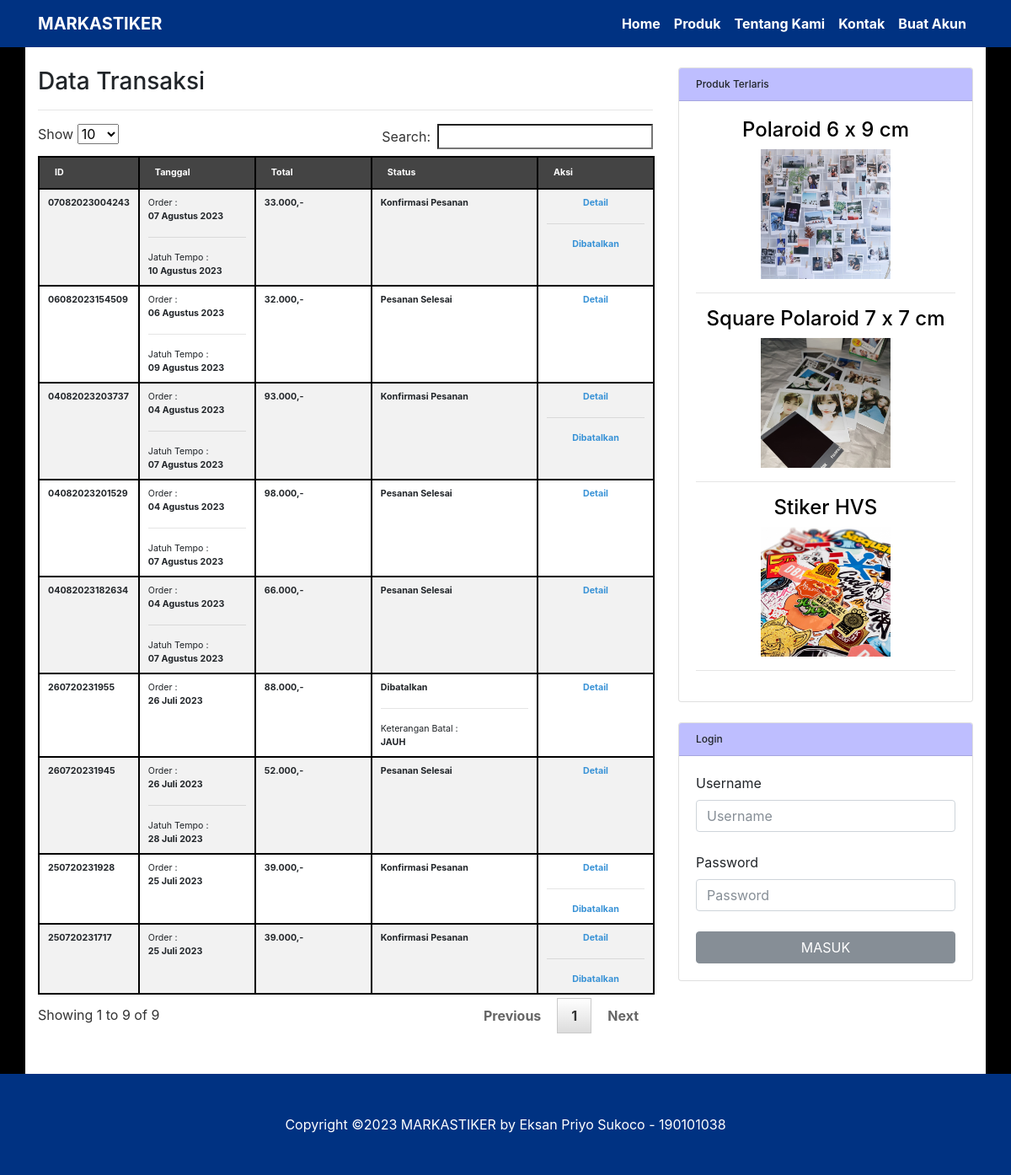
The app's page /dtransaksi.php with its own data.
### tables this page shows
CREATE TABLE `tb_transaksi` (
  `idtransaksi` varchar(14) NOT NULL,
  `username` varchar(15) NOT NULL,
  `tglorder` varchar(10) NOT NULL,
  `tgltempo` varchar(10) NOT NULL,
  `namapenerima` varchar(72) NOT NULL,
  `alamatpenerima` text NOT NULL,
  `kotapenerima` varchar(72) NOT NULL,
  `notelppenerima` varchar(18) NOT NULL,
  `emailpenerima` varchar(72) NOT NULL,
  `totalbelanja` int(14) NOT NULL,
  `ongkir` int(12) NOT NULL,
  `total` int(15) NOT NULL,
  `status` enum('Pesanan Masuk','Konfirmasi Pesanan','Konfirmasi Bayar','Diproses','Pesanan Selesai','Dibatalkan') NOT NULL,
  `keterangan` varchar(120) DEFAULT NULL
);

CREATE TABLE `tb_produk` (
  `idproduk` varchar(7) NOT NULL,
  `nama` varchar(72) NOT NULL,
  `keterangan` text NOT NULL,
  `harga` int(12) NOT NULL,
  `satuan` varchar(72) NOT NULL,
  `plusdesain` int(12) DEFAULT NULL,
  `pluscutpersegi` int(12) DEFAULT NULL,
  `pluscutlingkaran` int(12) DEFAULT NULL,
  `pluscutdetail` int(12) DEFAULT NULL
);

### config.php (called while the page is built, shortened)
<?php
$undb	= "root";
$passdb	= "";
$hostdb	= "localhost";
$namadb	= "db_markastiker";
$db		= mysqli_connect($hostdb,$undb,$passdb);
mysqli_select_db($db, $namadb) or die ("Database Gagal");
mysqli_query($db, "SET GLOBAL time_zone = `Asia/Jakarta`");
$tglsession	= date("dmY");
$arei1	= array();
$qa = "SELECT * FROM `tb_transaksidetail` WHERE `idtransaksi` <> '-'";
$ha = mysqli_query($db, $qa);
while($da = mysqli_fetch_array($ha)){
	$depro = $da['idproduk'];
	$qtpro = $da['qty'];
	$qa1 = "SELECT * FROM `tb_transaksi` WHERE `idtransaksi` = '".$da['idtransaksi']."'";
	$ha1 = mysqli_query($db, $qa1);
	$da1 = mysqli_fetch_array($ha1);
	if($da1['status'] == "Pesanan Selesai"){
		if(array_key_exists($depro, $arei1)){
			$uo	= $arei1[$depro] + $qtpro;
			$arei1[$depro] = $uo;
		}if(!array_key_exists($depro, $arei1)){
			$arei1[$depro] = $qtpro;
		}
	}
}
function acak1(){
    $ix = "";
	$chars = "abcdefghijklmnopqrstuvwxyzABCDEFGHIJKLMNOPQRSTUVWXYZ0123456789";
	for($i=0;$i<15;$i++)
	$ix.=substr($chars,rand(0,strlen($chars)),1);
    return $ix;
}
function TanggalIndo($date){
	$BulanIndo	= array("Januari", "Februari", "Maret", "April", "Mei", "Juni", "Juli", "Agustus", "September", "Oktober", "November", "Desember");
	$tglx		= explode("-",$date);
	$result		= $tglx[0]." ".$BulanIndo[(int)$tglx[1]-1]." ".$tglx[2];
	return($result);
}
$filesession	= join("",file("session"));
$pecahsession	= explode("\n", $filesession);
$session1		= rtrim($pecahsession[0]);
$session2		= rtrim($pecahsession[1]);
$pecahsession2	= explode("#",$session1);
$session12		= $pecahsession2[1];
if($session12 != $tglsession){
	$session	= acak1();
}if($session12 == $tglsession){
	$session = $session2;
}
?>

### dtransaksi.php (the view, shortened to what this page needs)
<?php
include "config.php";
mysqli_query($db, "UPDATE `tb_transaksitracking` SET `notif` = 'T' WHERE `username` = '".$_SESSION['username']."'");
include "header.php";
$xpage	="dtransaksi";
?>
<div class="row">
	<div class="col-lg-8">
		<h1 class="mt-4">Data Transaksi</h1><hr/>
				<?php
		if($_SESSION['level'] == "Konsumen"){
			$query = "SELECT * FROM `tb_transaksi` WHERE `username` = '".$_SESSION['username']."' ORDER BY `idtransaksi` DESC";
		}elseif($_SESSION['level'] != "Konsumen"){
			$query = "SELECT * FROM `tb_transaksi` ORDER BY `idtransaksi` DESC";
		}
		$hasil = mysqli_query($db, $query);
		if(mysqli_num_rows($hasil) < 1){
			echo "<center><h3>TIDAK ADA DATA</h3></center>";
		}elseif(mysqli_num_rows($hasil) >= 1){
			?>
			<table id="myTable1" class="table table-striped" width="100%" style="border:1px solid #000;font-size:8pt;">
				<thead style="background:#444444;color:#fff;">
					<tr>
						<th style="border:1px solid #000;" width="10px">ID</th>
						<th style="border:1px solid #000;" width="100px">Tanggal</th>
						<th style="border:1px solid #000;" width="100px">Total</th>
						<th style="border:1px solid #000;">Status</th>
						<th style="border:1px solid #000;" width="100px">Aksi</th>
					</tr>
				</thead>
				<tbody>
				<?php
				while($data = mysqli_fetch_array($hasil)){
					echo "<tr>
						<td valign=\"top\" style=\"border:1px solid #000;\"><b>".$data['idtransaksi']."</b></td>
						<td valign=\"top\" style=\"border:1px solid #000;\">Order :<br/><b>".TanggalIndo($data['tglorder'])."</b>";
						if($data['tgltempo'] != ""){
							echo "<hr/>Jatuh Tempo :<br/><b>".TanggalIndo($data['tgltempo'])."</b>";
						}
						echo "</td>
						<td valign=\"top\" style=\"border:1px solid #000;\"><b>".number_format($data['total'],0,",",".").",-</b>
						</td>
						<td valign=\"top\" style=\"border:1px solid #000;\"><b>".$data['status']."</b>";
						if($data['status'] == "Pesanan Masuk"){
							echo "<br/>Kami akan memeriksa pemesanan anda. Silahkan tunggu konfirmasi pemesanan dari kami.";
						}elseif($data['status'] == "Dibatalkan"){
							echo "<hr/>Keterangan Batal :<br/><b>".$data['keterangan']."</b>";
						}elseif($data['status'] == "Konfirmasi Pesanan"){
							echo "";
						}elseif($data['status'] == "Konfirmasi Bayar"){
							echo "<hr/>Kami sedang memverifikasi pesanan anda. Silahkan tunggu konfirmasi selanjutnya dari kami.";
						}elseif($data['status'] == "Diproses"){
							echo "<hr/>Kami sedang memproses pesanan anda. Silahkan tunggu konfirmasi selanjutnya dari kami.";
						}
						echo "</td>
						<td align=\"center\" valign=\"top\" style=\"border:1px solid #000;\">
							<b>
							<a href=\"".basename(__FILE__, '.php')."?op=detail&id=".$data['idtransaksi']."\" style=\"color:#3892d6;\">Detail</a>";
							if($_SESSION['level'] == "Konsumen"){
								if($data['status'] == "Konfirmasi Pesanan"){
									echo "<hr/><a href=\"payment/examples/snap/checkout-process-simple-version.php?order_id=".$data['idtransaksi']."\" target=\"_blank\" style=\"color:#3892d6;\">Bayar Sekarang</a>";
								}
							}elseif($_SESSION['level'] != "Konsumen"){
								if($data['status'] == "Pesanan Masuk"){
									echo "<hr/><a href=\"".basename(__FILE__, '.php')."?op=konfirmpesan&id=".$data['idtransaksi']."\" style=\"color:#3892d6;\">Konfirmasi Pesanan</a>
									<hr/><a href=\"".basename(__FILE__, '.php')."?op=cancel1&id=".$data['idtransaksi']."\" style=\"color:#3892d6;\">Dibatalkan</a>";
								}elseif($data['status'] == "Konfirmasi Pesanan"){
									echo "<hr/><a href=\"".basename(__FILE__, '.php')."?op=cancel1&id=".$data['idtransaksi']."\" style=\"color:#3892d6;\">Dibatalkan</a>";
								}elseif($data['status'] == "Konfirmasi Bayar"){
									echo "<hr/><a href=\"".basename(__FILE__, '.php')."?op=proses&id=".$data['idtransaksi']."\" style=\"color:#3892d6;\">Diproses</a>";
									echo "<hr/><a href=\"".basename(__FILE__, '.php')."?op=cancel1&id=".$data['idtransaksi']."\" style=\"color:#3892d6;\">Dibatalkan</a>";
								}elseif($data['status'] == "Diproses"){
									echo "<hr/><a href=\"".basename(__FILE__, '.php')."?op=selesai&id=".$data['idtransaksi']."\" style=\"color:#3892d6;\">Selesai</a>";
									echo "<hr/><a href=\"".basename(__FILE__, '.php')."?op=cancel1&id=".$data['idtransaksi']."\" style=\"color:#3892d6;\">Dibatalkan</a>";
								}
							}
							echo "</b>
						</td>
					</tr>";
				}
				?>
				</tbody>
			</table>
		<?php
		}
		?>
	</div>
	<?php include "sidemenu.php"; ?>
</div>
<?php
include "footer.php";
?>

### sidemenu.php (shortened to what this page needs)
<?php
if(isset($_SESSION[$session])){
	if($_SESSION[$session] != $sessionenkrip){
		echo "<script language='JavaScript'>window.location = 'logout';</script>";
	}if($_SESSION[$session] == $sessionenkrip){
		?>
		<div class="col-md-4">
			<div class="card my-4">
				<h5 class="card-header">Produk Terlaris</h5>
				<div class="card-body">
				<?php
				foreach($arei1 as $x => $x_value){
					$idproduk	= $x;
					$query		= "SELECT * FROM `tb_produk` WHERE `idproduk` = '".$idproduk."'";
					$hasil		= mysqli_query($db, $query);
					$data		= mysqli_fetch_array($hasil);
					echo "<a href=\"produk?idproduk=".$data['idproduk']."\" style=\"color:#000;\"><center><h2>".$data['nama']."</h2>
					<img src=\"img/produk/".$data['idproduk'].".jpg\" width=\"50%\"></a></center><hr/>";
				}
				?>
				</div>
			</div>
			<div class="card my-4">
				<h5 class="card-header">My Account</h5>
				<div class="card-body">
					<p>
						Login Sebagai,<br/>
						<table>
							<tr>
								<td valign="top">Level<td>
								<td valign="top">:<td>
								<td valign="top"><b><?php echo $_SESSION['level']; ?></b><td>
							</tr>
							<tr>
								<td valign="top">Username<td>
								<td valign="top">:<td>
								<td valign="top"><b><?php echo $_SESSION['username']; ?></b><td>
							</tr>
							<tr>
								<td valign="top">Nama<td>
								<td valign="top">:<td>
								<td valign="top"><b><?php echo $_SESSION['nama']; ?></b><td>
							</tr>
						</table><hr/>
						<center>
							<a href="ubahakun?username=<?php echo $_SESSION['username']; ?>">Ubah Akun</a><hr/>
							<a href="logout">Logout</a>
						</center>
					</p>
				</div>
			</div>
			<?php
			if($_SESSION['level'] == "Pemilik"){
			?>
				<div class="card my-4">
					<h5 class="card-header">Menu Pemilik</h5>
					<div class="card-body">
						<a href="mkonsumen">Data Konsumen</a><hr/>
						<a href="mproduk">Data Produk</a><hr/>
						<a href="dtransaksi">Data Transaksi<?php
						$result = mysqli_query($db, "SELECT * FROM `tb_transaksitracking` WHERE `username` = '".$_SESSION['username']."' AND `notif` = 'Y'");
						if(mysqli_num_rows($result) > 0){
							echo " <span style=\"color:red;font-size:22px;\">&#9679;</span>";
						}
						?></a><hr/>
						<a href="laporan?op=transaksi">Laporan Transaksi</a><hr/>
					</div>
				</div>
			<?php
			}if($_SESSION['level'] == "Konsumen"){
			?>
				<div class="card my-4">
					<h5 class="card-header">Menu Konsumen</h5>
					<div class="card-body">
						<a href="keranjangbelanja">Keranjang Belanja</a><hr/>
						<a href="dtransaksi">Data Transaksi<?php
						$result = mysqli_query($db, "SELECT * FROM `tb_transaksitracking` WHERE `username` = '".$_SESSION['username']."' AND `notif` = 'Y'");
						if(mysqli_num_rows($result) > 0){
							echo " <span style=\"color:red;font-size:22px;\">&#9679;</span>";
						}
						?></a>
					</div>
				</div>
			<?php
			}
			?>
		</div>
		<?php
	}
}if(!isset($_SESSION[$session])){
	if($xpage == "buatakun"){
	?>
	<center>
		<div class="col-lg-8">
			<div class="card my-4">
				<h5 class="card-header">Buat Akun</h5>
				<div class="card-body">
					<form method="post" action="<?php echo $xpage; ?>?op=daftar&page=<?php echo $xpage; ?>">
						<label>Username</label><br/>
						<input type="text" name="a" class="form-control" placeholder="Username" maxlength="15" style="width:100%" required/><br/>
						<label>Password</label><br/>
						<input type="password" name="b" class="form-control" placeholder="Password" maxlength="30" style="width:100%" required/><br/>
						<label>Nama</label><br/>
						<input type="text" name="c" class="form-control" placeholder="Nama" maxlength="72" style="width:100%" required/><br/>
						<label>Alamat</label><br/>
						<input type="text" name="d" class="form-control" placeholder="Alamat" maxlength="160" style="width:100%" required/><br/>
						<label>No. Telp</label><br/>
						<input type="text" name="e" class="form-control" placeholder="No. Telp" maxlength="15" style="width:100%" required/><br/>
						<input type="submit" value="DAFTAR" class="btn btn-secondary" style="width:100%"/>
					</form>
				</div>
			</div>
		</div>
	</center>
	<?php
	}if($xpage == "login"){
	?>
	<center>
		<div class="col-lg-8">
			<div class="card my-4">
				<h5 class="card-header">Login</h5>
				<div class="card-body">
					<form method="post" action="<?php echo $xpage; ?>?op=masuk&page=<?php echo $xpage; ?>">
						<label>Username</label><br/>
						<input type="text" name="username" class="form-control" placeholder="Username" maxlength="15" style="width:100%" required/><br/>
						<label>Password</label><br/>
						<input type="password" name="password" class="form-control" placeholder="Password" maxlength="30" style="width:100%" required/><br/>
						<input type="submit" value="MASUK" class="btn btn-secondary" style="width:100%"/>
					</form>
				</div>
			</div>
		</div>
	</center>
	<?php
	}if($xpage != "login" AND $xpage != "buatakun"){
	?>
	<div class="col-md-4">
		<div class="card my-4">
				<h5 class="card-header">Produk Terlaris</h5>
				<div class="card-body">
				<?php
				foreach($arei1 as $x => $x_value){
					$idproduk	= $x;
					$query		= "SELECT * FROM `tb_produk` WHERE `idproduk` = '".$idproduk."'";
					$hasil		= mysqli_query($db, $query);
					$data		= mysqli_fetch_array($hasil);
					echo "<a href=\"produk?idproduk=".$x."\" style=\"color:#000;\"><center><h2>".$data['nama']."</h2>
					<img src=\"img/produk/".$x.".jpg\" width=\"50%\"></a></center><hr/>";
				}
				?>
				</div>
			</div>
		<div class="card my-4">
			<h5 class="card-header">Login</h5>
			<div class="card-body">
				<form method="post" action="<?php echo $xpage; ?>?op=masuk&page=<?php echo $xpage; ?>">
					<label>Username</label><br/>
					<input type="text" name="username" class="form-control" placeholder="Username" maxlength="15" style="width:100%" required/><br/>
					<label>Password</label><br/>
					<input type="password" name="password" class="form-control" placeholder="Password" maxlength="30" style="width:100%" required/><br/>
					<input type="submit" value="MASUK" class="btn btn-secondary" style="width:100%"/>
				</form>
			</div>
		</div>
	</div>
	<?php
	}
}
?>

### css/style.css (style rules this page uses)
body { padding-top: 54px; }
@media (min-width: 992px) { body { padding-top: 56px; } }

### records on screen
tb_transaksi: idtransaksi "260720231955", tglorder "26 Juli 2023", total "88.000", status "Dibatalkan", keterangan "JAUH"
tb_transaksi: idtransaksi "260720231945", tglorder "26 Juli 2023", tgltempo "28 Juli 2023", total "52.000", status "Pesanan Selesai"
tb_transaksi: idtransaksi "250720231928", tglorder "25 Juli 2023", total "39.000", status "Konfirmasi Pesanan"
tb_transaksi: idtransaksi "250720231717", tglorder "25 Juli 2023", total "39.000", status "Konfirmasi Pesanan"
tb_transaksi: idtransaksi "07082023004243", tglorder "07 Agustus 2023", tgltempo "10 Agustus 2023", total "33.000", status "Konfirmasi Pesanan"
tb_transaksi: idtransaksi "06082023154509", tglorder "06 Agustus 2023", tgltempo "09 Agustus 2023", total "32.000", status "Pesanan Selesai"
tb_transaksi: idtransaksi "04082023203737", tglorder "04 Agustus 2023", tgltempo "07 Agustus 2023", total "93.000", status "Konfirmasi Pesanan"
tb_transaksi: idtransaksi "04082023201529", tglorder "04 Agustus 2023", tgltempo "07 Agustus 2023", total "98.000", status "Pesanan Selesai"
tb_transaksi: idtransaksi "04082023182634", tglorder "04 Agustus 2023", tgltempo "07 Agustus 2023", total "66.000", status "Pesanan Selesai"
tb_produk: nama "Polaroid 6 x 9 cm"
tb_produk: nama "Square Polaroid 7 x 7 cm"
tb_produk: nama "Stiker HVS"

### other values on screen
$xjudul1 "MARKASTIKER"
$xthn "2023"
$xfounder "Eksan Priyo Sukoco - 190101038"
